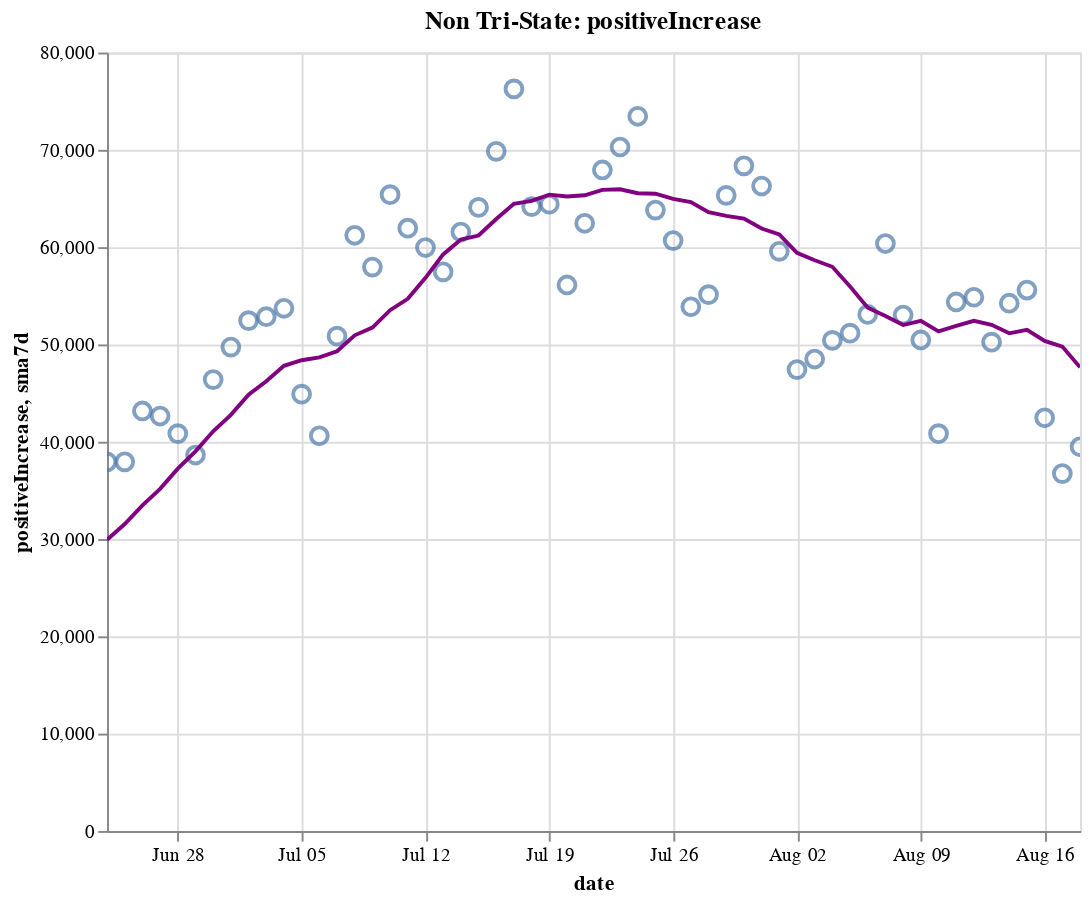

Write notebook code for a chart like this one.
### Code cell
create_plot(non_tristate, 'positiveIncrease')

### Figure 1 — Vega-Lite specification as saved in the notebook (floating-point values rounded to 4 significant figures)
{"config": {"view": {"continuousWidth": 400, "continuousHeight": 300}}, "layer": [{"layer": [{"mark": {"type": "point", "size": 75}, "encoding": {"tooltip": [{"type": "temporal", "field": "date"}, {"type": "quantitative", "field": "positiveIncrease"}, {"type": "quantitative", "field": "sma7d"}], "x": {"type": "temporal", "field": "date"}, "y": {"type": "quantitative", "field": "positiveIncrease"}}, "selection": {"selector014": {"type": "interval", "bind": "scales", "encodings": ["x", "y"]}}}, {"mark": {"type": "line", "color": "purple"}, "encoding": {"x": {"type": "temporal", "field": "date"}, "y": {"type": "quantitative", "field": "sma7d"}}}]}, {"mark": {"type": "rule", "color": "#aaa"}, "encoding": {"x": {"type": "temporal", "field": "date"}}, "transform": [{"filter": {"selection": "selector013"}}]}, {"mark": "circle", "encoding": {"opacity": {"condition": {"value": 1, "selection": "selector013"}, "value": 0}, "tooltip": [{"type": "temporal", "field": "date"}, {"type": "quantitative", "field": "positiveIncrease"}, {"type": "quantitative", "field": "sma7d"}], "x": {"type": "temporal", "field": "date"}, "y": {"type": "quantitative", "field": "positiveIncrease"}}, "selection": {"selector013": {"type": "single", "encodings": ["x"], "on": "mouseover", "nearest": true, "empty": "none"}}}, {"mark": {"type": "text", "align": "left", "dx": 5, "dy": -5, "stroke": "white", "strokeWidth": 2}, "encoding": {"text": {"type": "quantitative", "field": "positiveIncrease"}, "tooltip": [{"type": "temporal", "field": "date"}, {"type": "quantitative", "field": "positiveIncrease"}, {"type": "quantitative", "field": "sma7d"}], "x": {"type": "temporal", "field": "date"}, "y": {"type": "quantitative", "field": "positiveIncrease"}}, "transform": [{"filter": {"selection": "selector013"}}]}, {"mark": {"type": "text", "align": "left", "dx": 5, "dy": -5}, "encoding": {"text": {"type": "quantitative", "field": "positiveIncrease"}, "tooltip": [{"type": "temporal", "field": "date"}, {"type": "quantitative", "field": "positiveIncrease"}, {"type": "quantitative", "field": "sma7d"}], "x": {"type": "temporal", "field": "date"}, "y": {"type": "quantitative", "field": "positiveIncrease"}}, "transform": [{"filter": {"selection": "selector013"}}]}], "data": {"name": "data-0ea87a9b1ef9dac715b779b5e8f3d93a"}, "height": 400, "title": "Non Tri-State: positiveIncrease", "width": 500, "$schema": "https://vega.github.io/schema/vega-lite/v4.8.1.json", "datasets": {"data-0ea87a9b1ef9dac715b779b5e8f3d93a": [{"date": "2020-06-24T00:00:00", "totalTestResultsIncrease": 449000.0, "positiveIncrease": 37930.0, "death": 73240.0, "deathIncrease": 652.0, "positiveRate": 0.084, "state": "Non Tri-State", "sma7d": 29910.0}, {"date": "2020-06-25T00:00:00", "totalTestResultsIncrease": 543600.0, "positiveIncrease": 37940.0, "death": 73840.0, "deathIncrease": 595.0, "positiveRate": 0.07, "state": "Non Tri-State", "sma7d": 31550.0}, {"date": "2020-06-26T00:00:00", "totalTestResultsIncrease": 509900.0, "positiveIncrease": 43160.0, "death": 74410.0, "deathIncrease": 571.0, "positiveRate": 0.085, "state": "Non Tri-State", "sma7d": 33460.0}, {"date": "2020-06-27T00:00:00", "totalTestResultsIncrease": 499900.0, "positiveIncrease": 42640.0, "death": 74870.0, "deathIncrease": 455.0, "positiveRate": 0.085, "state": "Non Tri-State", "sma7d": 35160.0}, {"date": "2020-06-28T00:00:00", "totalTestResultsIncrease": 500200.0, "positiveIncrease": 40840.0, "death": 75100.0, "deathIncrease": 234.0, "positiveRate": 0.082, "state": "Non Tri-State", "sma7d": 37240.0}, {"date": "2020-06-29T00:00:00", "totalTestResultsIncrease": 564700.0, "positiveIncrease": 38640.0, "death": 75400.0, "deathIncrease": 302.0, "positiveRate": 0.068, "state": "Non Tri-State", "sma7d": 39020.0}, {"date": "2020-06-30T00:00:00", "totalTestResultsIncrease": 546000.0, "positiveIncrease": 46390.0, "death": 75940.0, "deathIncrease": 538.0, "positiveRate": 0.085, "state": "Non Tri-State", "sma7d": 41080.0}, {"date": "2020-07-01T00:00:00", "totalTestResultsIncrease": 546800.0, "positiveIncrease": 49730.0, "death": 76580.0, "deathIncrease": 645.0, "positiveRate": 0.091, "state": "Non Tri-State", "sma7d": 42760.0}, {"date": "2020-07-02T00:00:00", "totalTestResultsIncrease": 565500.0, "positiveIncrease": 52450.0, "death": 77240.0, "deathIncrease": 655.0, "positiveRate": 0.093, "state": "Non Tri-State", "sma7d": 44840.0}, {"date": "2020-07-03T00:00:00", "totalTestResultsIncrease": 626800.0, "positiveIncrease": 52850.0, "death": 77760.0, "deathIncrease": 523.0, "positiveRate": 0.084, "state": "Non Tri-State", "sma7d": 46220.0}, {"date": "2020-07-04T00:00:00", "totalTestResultsIncrease": 560300.0, "positiveIncrease": 53720.0, "death": 78030.0, "deathIncrease": 270.0, "positiveRate": 0.096, "state": "Non Tri-State", "sma7d": 47800.0}, {"date": "2020-07-05T00:00:00", "totalTestResultsIncrease": 570100.0, "positiveIncrease": 44890.0, "death": 78210.0, "deathIncrease": 179.0, "positiveRate": 0.079, "state": "Non Tri-State", "sma7d": 48380.0}, {"date": "2020-07-06T00:00:00", "totalTestResultsIncrease": 429600.0, "positiveIncrease": 40610.0, "death": 78420.0, "deathIncrease": 212.0, "positiveRate": 0.095, "state": "Non Tri-State", "sma7d": 48660.0}, {"date": "2020-07-07T00:00:00", "totalTestResultsIncrease": 562700.0, "positiveIncrease": 50850.0, "death": 79280.0, "deathIncrease": 859.0, "positiveRate": 0.09, "state": "Non Tri-State", "sma7d": 49300.0}, {"date": "2020-07-08T00:00:00", "totalTestResultsIncrease": 550900.0, "positiveIncrease": 61220.0, "death": 80010.0, "deathIncrease": 730.0, "positiveRate": 0.111, "state": "Non Tri-State", "sma7d": 50940.0}, {"date": "2020-07-09T00:00:00", "totalTestResultsIncrease": 606600.0, "positiveIncrease": 57950.0, "death": 80840.0, "deathIncrease": 822.0, "positiveRate": 0.096, "state": "Non Tri-State", "sma7d": 51730.0}, {"date": "2020-07-10T00:00:00", "totalTestResultsIncrease": 718600.0, "positiveIncrease": 65390.0, "death": 81650.0, "deathIncrease": 814.0, "positiveRate": 0.091, "state": "Non Tri-State", "sma7d": 53520.0}, {"date": "2020-07-11T00:00:00", "totalTestResultsIncrease": 598300.0, "positiveIncrease": 61950.0, "death": 82350.0, "deathIncrease": 705.0, "positiveRate": 0.104, "state": "Non Tri-State", "sma7d": 54690.0}, {"date": "2020-07-12T00:00:00", "totalTestResultsIncrease": 646300.0, "positiveIncrease": 59960.0, "death": 82810.0, "deathIncrease": 455.0, "positiveRate": 0.093, "state": "Non Tri-State", "sma7d": 56850.0}, {"date": "2020-07-13T00:00:00", "totalTestResultsIncrease": 621800.0, "positiveIncrease": 57460.0, "death": 83080.0, "deathIncrease": 275.0, "positiveRate": 0.092, "state": "Non Tri-State", "sma7d": 59260.0}, {"date": "2020-07-14T00:00:00", "totalTestResultsIncrease": 681300.0, "positiveIncrease": 61550.0, "death": 83790.0, "deathIncrease": 708.0, "positiveRate": 0.09, "state": "Non Tri-State", "sma7d": 60780.0}, {"date": "2020-07-15T00:00:00", "totalTestResultsIncrease": 670100.0, "positiveIncrease": 64080.0, "death": 84610.0, "deathIncrease": 816.0, "positiveRate": 0.096, "state": "Non Tri-State", "sma7d": 61190.0}, {"date": "2020-07-16T00:00:00", "totalTestResultsIncrease": 728000.0, "positiveIncrease": 69850.0, "death": 85500.0, "deathIncrease": 896.0, "positiveRate": 0.096, "state": "Non Tri-State", "sma7d": 62890.0}, {"date": "2020-07-17T00:00:00", "totalTestResultsIncrease": 754900.0, "positiveIncrease": 76260.0, "death": 86420.0, "deathIncrease": 915.0, "positiveRate": 0.101, "state": "Non Tri-State", "sma7d": 64450.0}, {"date": "2020-07-18T00:00:00", "totalTestResultsIncrease": 686200.0, "positiveIncrease": 64160.0, "death": 87260.0, "deathIncrease": 846.0, "positiveRate": 0.094, "state": "Non Tri-State", "sma7d": 64760.0}, {"date": "2020-07-19T00:00:00", "totalTestResultsIncrease": 722600.0, "positiveIncrease": 64410.0, "death": 87770.0, "deathIncrease": 506.0, "positiveRate": 0.089, "state": "Non Tri-State", "sma7d": 65400.0}, {"date": "2020-07-20T00:00:00", "totalTestResultsIncrease": 645500.0, "positiveIncrease": 56110.0, "death": 88110.0, "deathIncrease": 335.0, "positiveRate": 0.087, "state": "Non Tri-State", "sma7d": 65200.0}, {"date": "2020-07-21T00:00:00", "totalTestResultsIncrease": 673500.0, "positiveIncrease": 62450.0, "death": 89120.0, "deathIncrease": 1014.0, "positiveRate": 0.093, "state": "Non Tri-State", "sma7d": 65330.0}, {"date": "2020-07-22T00:00:00", "totalTestResultsIncrease": 698500.0, "positiveIncrease": 67930.0, "death": 90260.0, "deathIncrease": 1137.0, "positiveRate": 0.097, "state": "Non Tri-State", "sma7d": 65880.0}, {"date": "2020-07-23T00:00:00", "totalTestResultsIncrease": 743500.0, "positiveIncrease": 70290.0, "death": 91270.0, "deathIncrease": 1015.0, "positiveRate": 0.095, "state": "Non Tri-State", "sma7d": 65950.0}, {"date": "2020-07-24T00:00:00", "totalTestResultsIncrease": 804400.0, "positiveIncrease": 73450.0, "death": 92400.0, "deathIncrease": 1129.0, "positiveRate": 0.091, "state": "Non Tri-State", "sma7d": 65540.0}, {"date": "2020-07-25T00:00:00", "totalTestResultsIncrease": 722700.0, "positiveIncrease": 63810.0, "death": 93400.0, "deathIncrease": 999.0, "positiveRate": 0.088, "state": "Non Tri-State", "sma7d": 65490.0}, {"date": "2020-07-26T00:00:00", "totalTestResultsIncrease": 747100.0, "positiveIncrease": 60670.0, "death": 93940.0, "deathIncrease": 544.0, "positiveRate": 0.081, "state": "Non Tri-State", "sma7d": 64960.0}, {"date": "2020-07-27T00:00:00", "totalTestResultsIncrease": 641300.0, "positiveIncrease": 53870.0, "death": 94970.0, "deathIncrease": 1026.0, "positiveRate": 0.084, "state": "Non Tri-State", "sma7d": 64640.0}, {"date": "2020-07-28T00:00:00", "totalTestResultsIncrease": 670400.0, "positiveIncrease": 55120.0, "death": 96060.0, "deathIncrease": 1086.0, "positiveRate": 0.082, "state": "Non Tri-State", "sma7d": 63590.0}, {"date": "2020-07-29T00:00:00", "totalTestResultsIncrease": 727400.0, "positiveIncrease": 65320.0, "death": 97520.0, "deathIncrease": 1466.0, "positiveRate": 0.09, "state": "Non Tri-State", "sma7d": 63220.0}, {"date": "2020-07-30T00:00:00", "totalTestResultsIncrease": 709800.0, "positiveIncrease": 68360.0, "death": 98750.0, "deathIncrease": 1229.0, "positiveRate": 0.096, "state": "Non Tri-State", "sma7d": 62940.0}, {"date": "2020-07-31T00:00:00", "totalTestResultsIncrease": 611500.0, "positiveIncrease": 66280.0, "death": 100000.0, "deathIncrease": 1295.0, "positiveRate": 0.108, "state": "Non Tri-State", "sma7d": 61920.0}, {"date": "2020-08-01T00:00:00", "totalTestResultsIncrease": 653600.0, "positiveIncrease": 59570.0, "death": 101200.0, "deathIncrease": 1164.0, "positiveRate": 0.091, "state": "Non Tri-State", "sma7d": 61310.0}, {"date": "2020-08-02T00:00:00", "totalTestResultsIncrease": 614400.0, "positiveIncrease": 47410.0, "death": 101700.0, "deathIncrease": 486.0, "positiveRate": 0.077, "state": "Non Tri-State", "sma7d": 59420.0}, {"date": "2020-08-03T00:00:00", "totalTestResultsIncrease": 628600.0, "positiveIncrease": 48500.0, "death": 102200.0, "deathIncrease": 502.0, "positiveRate": 0.077, "state": "Non Tri-State", "sma7d": 58650.0}, {"date": "2020-08-04T00:00:00", "totalTestResultsIncrease": 622800.0, "positiveIncrease": 50420.0, "death": 103400.0, "deathIncrease": 1241.0, "positiveRate": 0.081, "state": "Non Tri-State", "sma7d": 57980.0}, {"date": "2020-08-05T00:00:00", "totalTestResultsIncrease": 578600.0, "positiveIncrease": 51160.0, "death": 104800.0, "deathIncrease": 1335.0, "positiveRate": 0.088, "state": "Non Tri-State", "sma7d": 55960.0}, {"date": "2020-08-06T00:00:00", "totalTestResultsIncrease": 628100.0, "positiveIncrease": 53090.0, "death": 106000.0, "deathIncrease": 1238.0, "positiveRate": 0.085, "state": "Non Tri-State", "sma7d": 53780.0}, {"date": "2020-08-07T00:00:00", "totalTestResultsIncrease": 670900.0, "positiveIncrease": 60370.0, "death": 107300.0, "deathIncrease": 1313.0, "positiveRate": 0.09, "state": "Non Tri-State", "sma7d": 52930.0}, {"date": "2020-08-08T00:00:00", "totalTestResultsIncrease": 599800.0, "positiveIncrease": 53020.0, "death": 108400.0, "deathIncrease": 1075.0, "positiveRate": 0.088, "state": "Non Tri-State", "sma7d": 52000.0}, {"date": "2020-08-09T00:00:00", "totalTestResultsIncrease": 605100.0, "positiveIncrease": 50460.0, "death": 109000.0, "deathIncrease": 604.0, "positiveRate": 0.083, "state": "Non Tri-State", "sma7d": 52430.0}, {"date": "2020-08-10T00:00:00", "totalTestResultsIncrease": 608000.0, "positiveIncrease": 40830.0, "death": 109400.0, "deathIncrease": 417.0, "positiveRate": 0.067, "state": "Non Tri-State", "sma7d": 51330.0}, {"date": "2020-08-11T00:00:00", "totalTestResultsIncrease": 632900.0, "positiveIncrease": 54370.0, "death": 110700.0, "deathIncrease": 1307.0, "positiveRate": 0.086, "state": "Non Tri-State", "sma7d": 51900.0}, {"date": "2020-08-12T00:00:00", "totalTestResultsIncrease": 362600.0, "positiveIncrease": 54850.0, "death": 112200.0, "deathIncrease": 1495.0, "positiveRate": 0.151, "state": "Non Tri-State", "sma7d": 52430.0}, {"date": "2020-08-13T00:00:00", "totalTestResultsIncrease": 762100.0, "positiveIncrease": 50240.0, "death": 113400.0, "deathIncrease": 1145.0, "positiveRate": 0.066, "state": "Non Tri-State", "sma7d": 52020.0}, {"date": "2020-08-14T00:00:00", "totalTestResultsIncrease": 726500.0, "positiveIncrease": 54240.0, "death": 114600.0, "deathIncrease": 1199.0, "positiveRate": 0.075, "state": "Non Tri-State", "sma7d": 51140.0}, {"date": "2020-08-15T00:00:00", "totalTestResultsIncrease": 628400.0, "positiveIncrease": 55590.0, "death": 115800.0, "deathIncrease": 1200.0, "positiveRate": 0.088, "state": "Non Tri-State", "sma7d": 51510.0}, {"date": "2020-08-16T00:00:00", "totalTestResultsIncrease": 679700.0, "positiveIncrease": 42460.0, "death": 116400.0, "deathIncrease": 611.0, "positiveRate": 0.062, "state": "Non Tri-State", "sma7d": 50370.0}, {"date": "2020-08-17T00:00:00", "totalTestResultsIncrease": 532400.0, "positiveIncrease": 36730.0, "death": 116800.0, "deathIncrease": 394.0, "positiveRate": 0.069, "state": "Non Tri-State", "sma7d": 49780.0}, {"date": "2020-08-18T00:00:00", "totalTestResultsIncrease": 549500.0, "positiveIncrease": 39480.0, "death": 118000.0, "deathIncrease": 1178.0, "positiveRate": 0.072, "state": "Non Tri-State", "sma7d": 47660.0}]}}
